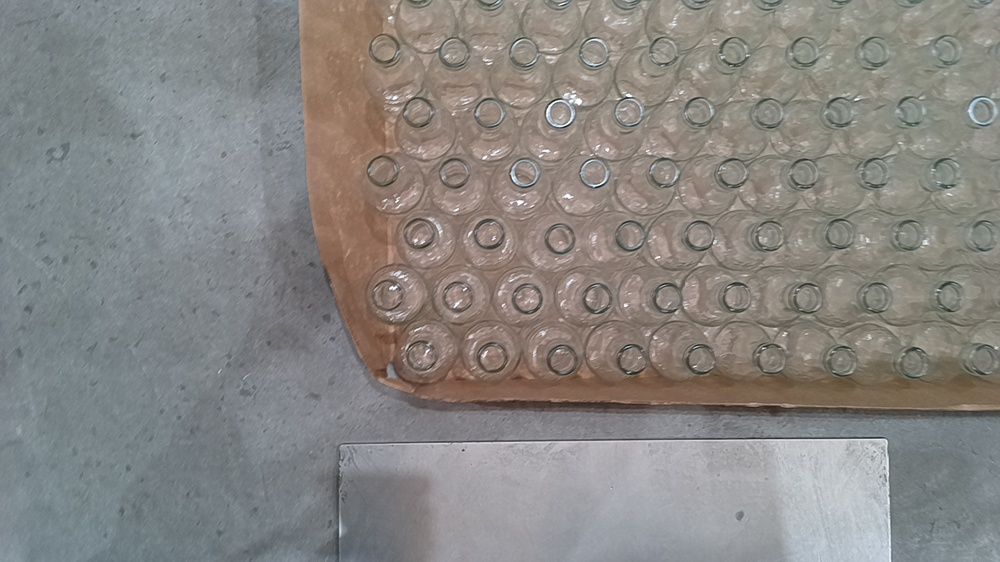
#> input picture 13.jpg, 1000 x 562 px, shrunk from 1920 x 1080 before the run, found by its file name
$ python flip.py
#> lines starting #> are read from the running program, lines starting #| are printed output that depends on the picture
#Change flip


import cv2
import numpy as np


def flip_image(img, horizontal=0, vertical=0):
    """
    This functions flips the already read image in the X, Y axis.
    Horizontal = Flip in the Y axis
    Vertical = Flip in the X axis"""

    if vertical==1:
        if horizontal==1:
            flip_code = -1
        else:
            flip_code = 0
    elif horizontal==1:
        flip_code = 1
    elif vertical==0 & horizontal==0:
        return

    image_flip = cv2.flip(img, flip_code)

    return image_flip

if __name__ == "__main__":
    image = cv2.imread("data-augmentation/13.jpg")
#> image is the input picture: shape (562, 1000, 3); mean B, G, R 130.6, 133.8, 136.1
    image_v = flip_image(image, 1, 0)
#> in flip_image, `image_flip = cv2.flip(img, flip_code)`:
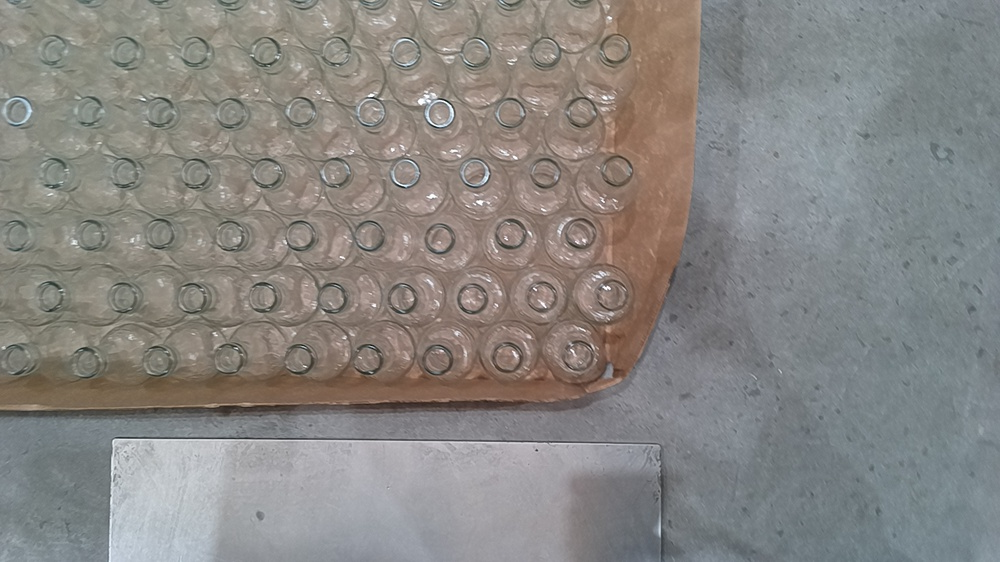
#> image_flip: shape (562, 1000, 3); mean B, G, R 130.6, 133.8, 136.1
    # display the original and the Translated image

    cv2.imshow('Original image', image)
    cv2.waitKey(0)

    cv2.imshow('Brightness image', image_v)
    cv2.waitKey(0)
    cv2.imwrite("test_brightness.jpg", image_v)


$ run again, with foto236.jpg copied over 13.jpg
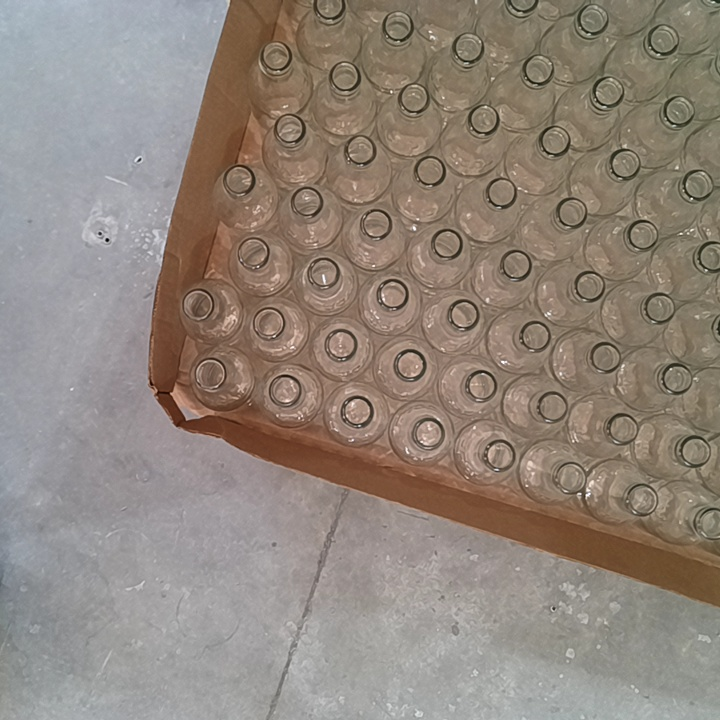
#> input picture foto236.jpg, 720 x 720 px, found by its file name
#> image is the input picture: shape (720, 720, 3); mean B, G, R 123.9, 133.6, 144.9
#> in flip_image, `image_flip = cv2.flip(img, flip_code)`:
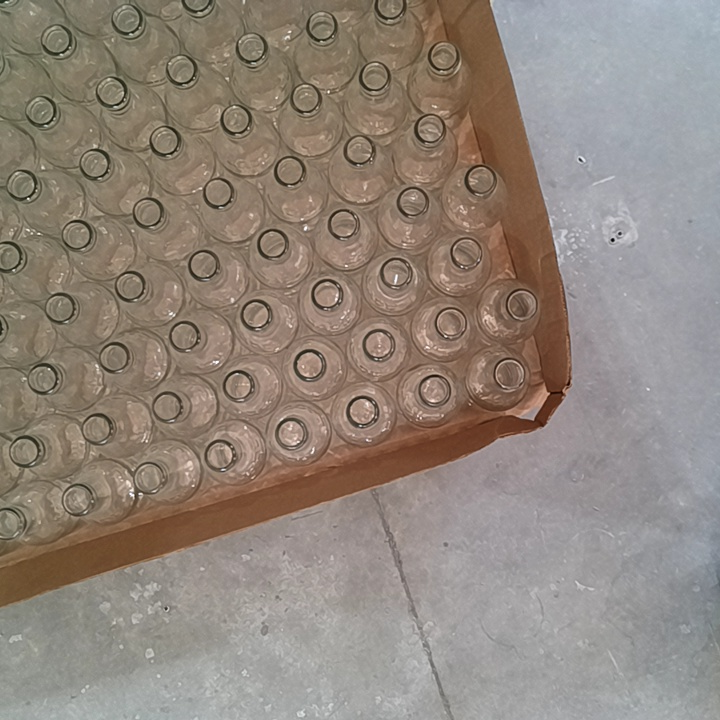
#> image_flip: shape (720, 720, 3); mean B, G, R 123.9, 133.6, 144.9

$ run again, with test.jpeg copied over 13.jpg
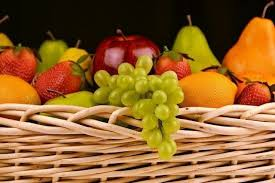
#> input picture test.jpeg, 275 x 183 px, found by its file name
#> image is the input picture: shape (183, 275, 3); mean B, G, R 46.7, 99.4, 145.8
#> in flip_image, `image_flip = cv2.flip(img, flip_code)`:
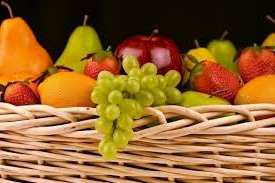
#> image_flip: shape (183, 275, 3); mean B, G, R 46.7, 99.4, 145.8
